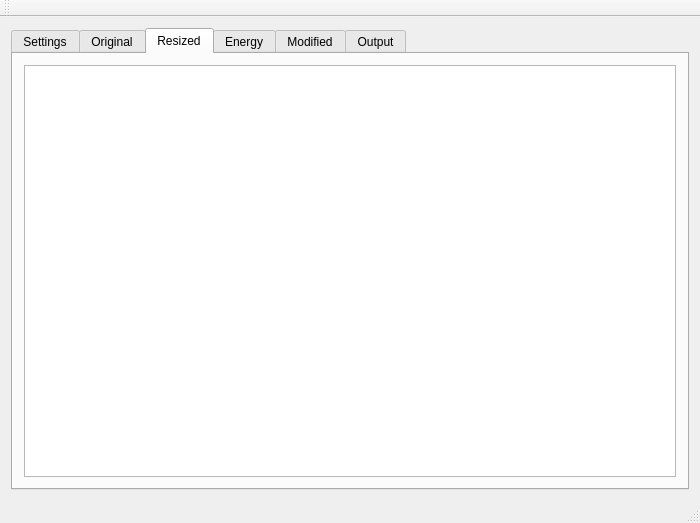
<?xml version="1.0" encoding="UTF-8"?>
<ui version="4.0">
 <class>MainWindow</class>
 <widget class="QMainWindow" name="MainWindow">
  <property name="geometry">
   <rect>
    <x>0</x>
    <y>0</y>
    <width>700</width>
    <height>523</height>
   </rect>
  </property>
  <property name="windowTitle">
   <string>MainWindow</string>
  </property>
  <widget class="QWidget" name="centralWidget">
   <layout class="QHBoxLayout" name="horizontalLayout">
    <item>
     <widget class="QTabWidget" name="tabWidget">
      <property name="currentIndex">
       <number>2</number>
      </property>
      <widget class="QWidget" name="tab_settings">
       <attribute name="title">
        <string>Settings</string>
       </attribute>
       <layout class="QFormLayout" name="formLayout">
        <item row="2" column="0" colspan="2">
         <widget class="QTextBrowser" name="textBrowser_settings"/>
        </item>
        <item row="3" column="0">
         <widget class="QPushButton" name="pushButton_imageSelect">
          <property name="text">
           <string>Load Image</string>
          </property>
         </widget>
        </item>
        <item row="3" column="1">
         <widget class="QLabel" name="label_imagePath">
          <property name="text">
           <string>No Path</string>
          </property>
         </widget>
        </item>
        <item row="4" column="1">
         <widget class="QSpinBox" name="spinBox_x">
          <property name="maximum">
           <number>999999</number>
          </property>
         </widget>
        </item>
        <item row="10" column="1">
         <widget class="QPushButton" name="pushButton_doResize">
          <property name="text">
           <string>Process Resize</string>
          </property>
         </widget>
        </item>
        <item row="6" column="1">
         <widget class="QSpinBox" name="spinBox_y">
          <property name="enabled">
           <bool>false</bool>
          </property>
          <property name="maximum">
           <number>999999</number>
          </property>
         </widget>
        </item>
        <item row="4" column="0">
         <widget class="QLabel" name="label_xSize">
          <property name="text">
           <string>X Size</string>
          </property>
         </widget>
        </item>
        <item row="6" column="0">
         <widget class="QLabel" name="label_ySize">
          <property name="text">
           <string>Y Size</string>
          </property>
         </widget>
        </item>
        <item row="8" column="1">
         <layout class="QHBoxLayout" name="horizontalLayout_6">
          <item>
           <widget class="QRadioButton" name="radioButton_algSerial">
            <property name="text">
             <string>Serial</string>
            </property>
           </widget>
          </item>
          <item>
           <widget class="QRadioButton" name="radioButton_algOmp">
            <property name="text">
             <string>OMP</string>
            </property>
           </widget>
          </item>
          <item>
           <widget class="QRadioButton" name="radioButton_algPthreads">
            <property name="text">
             <string>pThreads</string>
            </property>
           </widget>
          </item>
         </layout>
        </item>
        <item row="8" column="0">
         <widget class="QSpinBox" name="spinBox_threads">
          <property name="minimum">
           <number>1</number>
          </property>
          <property name="maximum">
           <number>64</number>
          </property>
         </widget>
        </item>
       </layout>
      </widget>
      <widget class="QWidget" name="tab_orig">
       <attribute name="title">
        <string>Original</string>
       </attribute>
       <layout class="QHBoxLayout" name="horizontalLayout_2">
        <item>
         <widget class="QGraphicsView" name="graphicsView_orig"/>
        </item>
       </layout>
      </widget>
      <widget class="QWidget" name="tab_resize">
       <attribute name="title">
        <string>Resized</string>
       </attribute>
       <layout class="QHBoxLayout" name="horizontalLayout_7">
        <item>
         <widget class="QGraphicsView" name="graphicsView_resize"/>
        </item>
       </layout>
      </widget>
      <widget class="QWidget" name="tab_energy">
       <attribute name="title">
        <string>Energy</string>
       </attribute>
       <layout class="QHBoxLayout" name="horizontalLayout_5">
        <item>
         <widget class="QGraphicsView" name="graphicsView_energy"/>
        </item>
       </layout>
      </widget>
      <widget class="QWidget" name="tab_mod">
       <attribute name="title">
        <string>Modified</string>
       </attribute>
       <layout class="QHBoxLayout" name="horizontalLayout_4">
        <item>
         <widget class="QGraphicsView" name="graphicsView_mod"/>
        </item>
       </layout>
      </widget>
      <widget class="QWidget" name="tab_console">
       <attribute name="title">
        <string>Output</string>
       </attribute>
       <layout class="QHBoxLayout" name="horizontalLayout_3">
        <item>
         <widget class="QTextBrowser" name="textBrowser_console">
          <property name="font">
           <font>
            <family>FreeMono</family>
           </font>
          </property>
          <property name="acceptDrops">
           <bool>false</bool>
          </property>
         </widget>
        </item>
        <item>
         <widget class="QTableView" name="tableView_debug"/>
        </item>
       </layout>
      </widget>
     </widget>
    </item>
   </layout>
  </widget>
  <widget class="QMenuBar" name="menuBar">
   <property name="geometry">
    <rect>
     <x>0</x>
     <y>0</y>
     <width>700</width>
     <height>19</height>
    </rect>
   </property>
  </widget>
  <widget class="QToolBar" name="mainToolBar">
   <attribute name="toolBarArea">
    <enum>TopToolBarArea</enum>
   </attribute>
   <attribute name="toolBarBreak">
    <bool>false</bool>
   </attribute>
  </widget>
  <widget class="QStatusBar" name="statusBar"/>
 </widget>
 <layoutdefault spacing="6" margin="11"/>
 <resources/>
 <connections/>
</ui>
